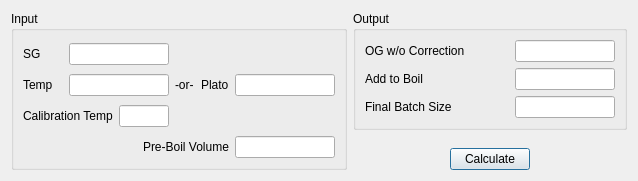
<?xml version="1.0" encoding="UTF-8"?>
<ui version="4.0">
 <class>ogAdjuster</class>
 <widget class="QDialog" name="ogAdjuster">
  <property name="geometry">
   <rect>
    <x>0</x>
    <y>0</y>
    <width>638</width>
    <height>181</height>
   </rect>
  </property>
  <property name="windowTitle">
   <string>Adjust Volume to Hit OG</string>
  </property>
  <layout class="QHBoxLayout" name="horizontalLayout_11">
   <item>
    <widget class="QGroupBox" name="groupBox_input">
     <property name="title">
      <string>Input</string>
     </property>
     <property name="configSection" stdset="0">
      <string notr="true">ogAdjuster</string>
     </property>
     <layout class="QVBoxLayout" name="verticalLayout_6">
      <item>
       <layout class="QHBoxLayout" name="horizontalLayout_9">
        <item>
         <layout class="QVBoxLayout" name="verticalLayout">
          <item>
           <layout class="QHBoxLayout" name="horizontalLayout_2">
            <item>
             <widget class="QLabel" name="label_sg">
              <property name="sizePolicy">
               <sizepolicy hsizetype="Expanding" vsizetype="Preferred">
                <horstretch>0</horstretch>
                <verstretch>0</verstretch>
               </sizepolicy>
              </property>
              <property name="text">
               <string>SG</string>
              </property>
              <property name="buddy">
               <cstring>lineEdit_sg</cstring>
              </property>
             </widget>
            </item>
            <item>
             <widget class="BtDensityEdit" name="lineEdit_sg">
              <property name="sizePolicy">
               <sizepolicy hsizetype="Fixed" vsizetype="Fixed">
                <horstretch>0</horstretch>
                <verstretch>0</verstretch>
               </sizepolicy>
              </property>
              <property name="minimumSize">
               <size>
                <width>100</width>
                <height>0</height>
               </size>
              </property>
              <property name="maximumSize">
               <size>
                <width>100</width>
                <height>16777215</height>
               </size>
              </property>
              <property name="toolTip">
               <string>Measured gravity pre-boil</string>
              </property>
             </widget>
            </item>
           </layout>
          </item>
          <item>
           <layout class="QHBoxLayout" name="horizontalLayout">
            <item>
             <widget class="BtTemperatureLabel" name="label_temp">
              <property name="sizePolicy">
               <sizepolicy hsizetype="Expanding" vsizetype="Preferred">
                <horstretch>0</horstretch>
                <verstretch>0</verstretch>
               </sizepolicy>
              </property>
              <property name="contextMenuPolicy">
               <enum>Qt::CustomContextMenu</enum>
              </property>
              <property name="text">
               <string>Temp</string>
              </property>
              <property name="buddy">
               <cstring>lineEdit_temp</cstring>
              </property>
             </widget>
            </item>
            <item>
             <widget class="BtTemperatureEdit" name="lineEdit_temp">
              <property name="sizePolicy">
               <sizepolicy hsizetype="Fixed" vsizetype="Fixed">
                <horstretch>0</horstretch>
                <verstretch>0</verstretch>
               </sizepolicy>
              </property>
              <property name="minimumSize">
               <size>
                <width>100</width>
                <height>0</height>
               </size>
              </property>
              <property name="maximumSize">
               <size>
                <width>100</width>
                <height>16777215</height>
               </size>
              </property>
              <property name="toolTip">
               <string>Temperature of SG reading</string>
              </property>
              <property name="editField" stdset="0">
               <string notr="true">temperature</string>
              </property>
             </widget>
            </item>
           </layout>
          </item>
          <item>
           <layout class="QHBoxLayout" name="horizontalLayout_3">
            <item>
             <widget class="BtTemperatureLabel" name="label_calTemp">
              <property name="contextMenuPolicy">
               <enum>Qt::CustomContextMenu</enum>
              </property>
              <property name="text">
               <string>Calibration Temp</string>
              </property>
              <property name="buddy">
               <cstring>lineEdit_calTemp</cstring>
              </property>
             </widget>
            </item>
            <item>
             <widget class="BtTemperatureEdit" name="lineEdit_calTemp">
              <property name="sizePolicy">
               <sizepolicy hsizetype="Fixed" vsizetype="Fixed">
                <horstretch>0</horstretch>
                <verstretch>0</verstretch>
               </sizepolicy>
              </property>
              <property name="maximumSize">
               <size>
                <width>50</width>
                <height>16777215</height>
               </size>
              </property>
              <property name="toolTip">
               <string>Temp to which the hydrometer is calibrated</string>
              </property>
              <property name="editField" stdset="0">
               <string notr="true">calTemp</string>
              </property>
             </widget>
            </item>
           </layout>
          </item>
         </layout>
        </item>
        <item>
         <layout class="QVBoxLayout" name="verticalLayout_4">
          <item>
           <spacer name="verticalSpacer">
            <property name="orientation">
             <enum>Qt::Vertical</enum>
            </property>
            <property name="sizeHint" stdset="0">
             <size>
              <width>20</width>
              <height>40</height>
             </size>
            </property>
           </spacer>
          </item>
          <item>
           <widget class="QLabel" name="label_3">
            <property name="text">
             <string>-or-</string>
            </property>
           </widget>
          </item>
          <item>
           <spacer name="verticalSpacer_3">
            <property name="orientation">
             <enum>Qt::Vertical</enum>
            </property>
            <property name="sizeHint" stdset="0">
             <size>
              <width>20</width>
              <height>40</height>
             </size>
            </property>
           </spacer>
          </item>
         </layout>
        </item>
        <item>
         <layout class="QVBoxLayout" name="verticalLayout_5">
          <item>
           <spacer name="verticalSpacer_4">
            <property name="orientation">
             <enum>Qt::Vertical</enum>
            </property>
            <property name="sizeHint" stdset="0">
             <size>
              <width>20</width>
              <height>40</height>
             </size>
            </property>
           </spacer>
          </item>
          <item>
           <layout class="QHBoxLayout" name="horizontalLayout_4">
            <item>
             <widget class="QLabel" name="label_plato">
              <property name="sizePolicy">
               <sizepolicy hsizetype="Preferred" vsizetype="Preferred">
                <horstretch>0</horstretch>
                <verstretch>0</verstretch>
               </sizepolicy>
              </property>
              <property name="text">
               <string>Plato</string>
              </property>
             </widget>
            </item>
            <item>
             <widget class="BtDensityEdit" name="lineEdit_plato">
              <property name="sizePolicy">
               <sizepolicy hsizetype="Fixed" vsizetype="Fixed">
                <horstretch>0</horstretch>
                <verstretch>0</verstretch>
               </sizepolicy>
              </property>
              <property name="minimumSize">
               <size>
                <width>100</width>
                <height>0</height>
               </size>
              </property>
              <property name="maximumSize">
               <size>
                <width>100</width>
                <height>16777215</height>
               </size>
              </property>
              <property name="toolTip">
               <string>Plato (percent by mass of equivalent sucrose)</string>
              </property>
              <property name="editField" stdset="0">
               <string notr="true">plato</string>
              </property>
              <property name="forcedUnitSystem" stdset="0">
               <string notr="true">density_Plato</string>
              </property>
             </widget>
            </item>
           </layout>
          </item>
          <item>
           <spacer name="verticalSpacer_5">
            <property name="orientation">
             <enum>Qt::Vertical</enum>
            </property>
            <property name="sizeHint" stdset="0">
             <size>
              <width>20</width>
              <height>40</height>
             </size>
            </property>
           </spacer>
          </item>
         </layout>
        </item>
       </layout>
      </item>
      <item>
       <layout class="QHBoxLayout" name="horizontalLayout_5">
        <item>
         <spacer name="horizontalSpacer">
          <property name="orientation">
           <enum>Qt::Horizontal</enum>
          </property>
          <property name="sizeHint" stdset="0">
           <size>
            <width>40</width>
            <height>20</height>
           </size>
          </property>
         </spacer>
        </item>
        <item>
         <widget class="BtVolumeLabel" name="label_volume">
          <property name="contextMenuPolicy">
           <enum>Qt::CustomContextMenu</enum>
          </property>
          <property name="text">
           <string>Pre-Boil Volume</string>
          </property>
          <property name="buddy">
           <cstring>lineEdit_volume</cstring>
          </property>
         </widget>
        </item>
        <item>
         <widget class="BtVolumeEdit" name="lineEdit_volume">
          <property name="sizePolicy">
           <sizepolicy hsizetype="Fixed" vsizetype="Fixed">
            <horstretch>0</horstretch>
            <verstretch>0</verstretch>
           </sizepolicy>
          </property>
          <property name="minimumSize">
           <size>
            <width>100</width>
            <height>0</height>
           </size>
          </property>
          <property name="maximumSize">
           <size>
            <width>100</width>
            <height>16777215</height>
           </size>
          </property>
          <property name="toolTip">
           <string>Measured pre-boil volume</string>
          </property>
          <property name="editField" stdset="0">
           <string notr="true">volume</string>
          </property>
         </widget>
        </item>
       </layout>
      </item>
     </layout>
    </widget>
   </item>
   <item>
    <layout class="QVBoxLayout" name="verticalLayout_3">
     <item>
      <widget class="QGroupBox" name="groupBox_output">
       <property name="title">
        <string>Output</string>
       </property>
       <property name="configSection" stdset="0">
        <string>ogAdjuster</string>
       </property>
       <layout class="QVBoxLayout" name="verticalLayout_2">
        <item>
         <layout class="QHBoxLayout" name="horizontalLayout_6">
          <item>
           <widget class="QLabel" name="label_og">
            <property name="sizePolicy">
             <sizepolicy hsizetype="Expanding" vsizetype="Preferred">
              <horstretch>0</horstretch>
              <verstretch>0</verstretch>
             </sizepolicy>
            </property>
            <property name="text">
             <string>OG w/o Correction</string>
            </property>
           </widget>
          </item>
          <item>
           <widget class="BtDensityEdit" name="lineEdit_og">
            <property name="sizePolicy">
             <sizepolicy hsizetype="Fixed" vsizetype="Fixed">
              <horstretch>0</horstretch>
              <verstretch>0</verstretch>
             </sizepolicy>
            </property>
            <property name="minimumSize">
             <size>
              <width>100</width>
              <height>0</height>
             </size>
            </property>
            <property name="maximumSize">
             <size>
              <width>100</width>
              <height>16777215</height>
             </size>
            </property>
            <property name="toolTip">
             <string>OG if you boil as planned</string>
            </property>
            <property name="readOnly">
             <bool>true</bool>
            </property>
           </widget>
          </item>
         </layout>
        </item>
        <item>
         <layout class="QHBoxLayout" name="horizontalLayout_7">
          <item>
           <widget class="BtVolumeLabel" name="label_add">
            <property name="sizePolicy">
             <sizepolicy hsizetype="Expanding" vsizetype="Preferred">
              <horstretch>0</horstretch>
              <verstretch>0</verstretch>
             </sizepolicy>
            </property>
            <property name="contextMenuPolicy">
             <enum>Qt::CustomContextMenu</enum>
            </property>
            <property name="text">
             <string>Add to Boil</string>
            </property>
            <property name="buddy">
             <cstring>lineEdit_add</cstring>
            </property>
           </widget>
          </item>
          <item>
           <widget class="BtVolumeEdit" name="lineEdit_add">
            <property name="sizePolicy">
             <sizepolicy hsizetype="Fixed" vsizetype="Fixed">
              <horstretch>0</horstretch>
              <verstretch>0</verstretch>
             </sizepolicy>
            </property>
            <property name="minimumSize">
             <size>
              <width>100</width>
              <height>0</height>
             </size>
            </property>
            <property name="maximumSize">
             <size>
              <width>100</width>
              <height>16777215</height>
             </size>
            </property>
            <property name="toolTip">
             <string>Amount of water you need to add to hit planned OG (or boil off if negative)</string>
            </property>
            <property name="readOnly">
             <bool>true</bool>
            </property>
            <property name="editField" stdset="0">
             <string notr="true">add</string>
            </property>
           </widget>
          </item>
         </layout>
        </item>
        <item>
         <layout class="QHBoxLayout" name="horizontalLayout_8">
          <item>
           <widget class="BtVolumeLabel" name="label_batchsize">
            <property name="sizePolicy">
             <sizepolicy hsizetype="Expanding" vsizetype="Preferred">
              <horstretch>0</horstretch>
              <verstretch>0</verstretch>
             </sizepolicy>
            </property>
            <property name="contextMenuPolicy">
             <enum>Qt::CustomContextMenu</enum>
            </property>
            <property name="text">
             <string>Final Batch Size</string>
            </property>
            <property name="buddy">
             <cstring>lineEdit_batchSize</cstring>
            </property>
           </widget>
          </item>
          <item>
           <widget class="BtVolumeEdit" name="lineEdit_batchSize">
            <property name="sizePolicy">
             <sizepolicy hsizetype="Fixed" vsizetype="Fixed">
              <horstretch>0</horstretch>
              <verstretch>0</verstretch>
             </sizepolicy>
            </property>
            <property name="minimumSize">
             <size>
              <width>100</width>
              <height>0</height>
             </size>
            </property>
            <property name="maximumSize">
             <size>
              <width>100</width>
              <height>16777215</height>
             </size>
            </property>
            <property name="toolTip">
             <string>Estimated batch size after correction</string>
            </property>
            <property name="readOnly">
             <bool>true</bool>
            </property>
            <property name="editField" stdset="0">
             <string notr="true">batchsize</string>
            </property>
           </widget>
          </item>
         </layout>
        </item>
       </layout>
      </widget>
     </item>
     <item>
      <spacer name="verticalSpacer_2">
       <property name="orientation">
        <enum>Qt::Vertical</enum>
       </property>
       <property name="sizeHint" stdset="0">
        <size>
         <width>20</width>
         <height>40</height>
        </size>
       </property>
      </spacer>
     </item>
     <item>
      <layout class="QHBoxLayout" name="horizontalLayout_10">
       <item>
        <spacer name="horizontalSpacer_5">
         <property name="orientation">
          <enum>Qt::Horizontal</enum>
         </property>
         <property name="sizeHint" stdset="0">
          <size>
           <width>40</width>
           <height>20</height>
          </size>
         </property>
        </spacer>
       </item>
       <item>
        <widget class="QPushButton" name="pushButton_calculate">
         <property name="toolTip">
          <string>Calculate</string>
         </property>
         <property name="text">
          <string>Calculate</string>
         </property>
         <property name="autoDefault">
          <bool>false</bool>
         </property>
         <property name="default">
          <bool>true</bool>
         </property>
        </widget>
       </item>
       <item>
        <spacer name="horizontalSpacer_6">
         <property name="orientation">
          <enum>Qt::Horizontal</enum>
         </property>
         <property name="sizeHint" stdset="0">
          <size>
           <width>40</width>
           <height>20</height>
          </size>
         </property>
        </spacer>
       </item>
      </layout>
     </item>
    </layout>
   </item>
  </layout>
 </widget>
 <customwidgets>
  <customwidget>
   <class>BtDensityEdit</class>
   <extends>QLineEdit</extends>
   <header>BtLineEdit.h</header>
   <slots>
    <slot>lineChanged(PreviousScaleInfo)</slot>
   </slots>
  </customwidget>
  <customwidget>
   <class>BtTemperatureEdit</class>
   <extends>QLineEdit</extends>
   <header>BtLineEdit.h</header>
   <slots>
    <slot>lineChanged(PreviousScaleInfo)</slot>
   </slots>
  </customwidget>
  <customwidget>
   <class>BtTemperatureLabel</class>
   <extends>QLabel</extends>
   <header>BtLabel.h</header>
   <slots>
    <signal>changedSystemOfMeasurementOrScale(PreviousScaleInfo)</signal>
   </slots>
  </customwidget>
  <customwidget>
   <class>BtVolumeLabel</class>
   <extends>QLabel</extends>
   <header>BtLabel.h</header>
   <slots>
    <signal>changedSystemOfMeasurementOrScale(PreviousScaleInfo)</signal>
   </slots>
  </customwidget>
  <customwidget>
   <class>BtVolumeEdit</class>
   <extends>QLineEdit</extends>
   <header>BtLineEdit.h</header>
   <slots>
    <slot>lineChanged(PreviousScaleInfo)</slot>
   </slots>
  </customwidget>
 </customwidgets>
 <resources/>
 <connections>
  <connection>
   <sender>label_temp</sender>
   <signal>changedSystemOfMeasurementOrScale(PreviousScaleInfo)</signal>
   <receiver>lineEdit_temp</receiver>
   <slot>lineChanged(PreviousScaleInfo)</slot>
   <hints>
    <hint type="sourcelabel">
     <x>30</x>
     <y>86</y>
    </hint>
    <hint type="destinationlabel">
     <x>101</x>
     <y>85</y>
    </hint>
   </hints>
  </connection>
  <connection>
   <sender>label_calTemp</sender>
   <signal>changedSystemOfMeasurementOrScale(PreviousScaleInfo)</signal>
   <receiver>lineEdit_calTemp</receiver>
   <slot>lineChanged(PreviousScaleInfo)</slot>
   <hints>
    <hint type="sourcelabel">
     <x>55</x>
     <y>121</y>
    </hint>
    <hint type="destinationlabel">
     <x>126</x>
     <y>121</y>
    </hint>
   </hints>
  </connection>
  <connection>
   <sender>label_batchsize</sender>
   <signal>changedSystemOfMeasurementOrScale(PreviousScaleInfo)</signal>
   <receiver>lineEdit_batchSize</receiver>
   <slot>lineChanged(PreviousScaleInfo)</slot>
   <hints>
    <hint type="sourcelabel">
     <x>411</x>
     <y>101</y>
    </hint>
    <hint type="destinationlabel">
     <x>537</x>
     <y>101</y>
    </hint>
   </hints>
  </connection>
  <connection>
   <sender>label_add</sender>
   <signal>changedSystemOfMeasurementOrScale(PreviousScaleInfo)</signal>
   <receiver>lineEdit_add</receiver>
   <slot>lineChanged(PreviousScaleInfo)</slot>
   <hints>
    <hint type="sourcelabel">
     <x>411</x>
     <y>73</y>
    </hint>
    <hint type="destinationlabel">
     <x>537</x>
     <y>73</y>
    </hint>
   </hints>
  </connection>
  <connection>
   <sender>label_volume</sender>
   <signal>changedSystemOfMeasurementOrScale(PreviousScaleInfo)</signal>
   <receiver>lineEdit_volume</receiver>
   <slot>lineChanged(PreviousScaleInfo)</slot>
   <hints>
    <hint type="sourcelabel">
     <x>174</x>
     <y>155</y>
    </hint>
    <hint type="destinationlabel">
     <x>268</x>
     <y>155</y>
    </hint>
   </hints>
  </connection>
 </connections>
</ui>
